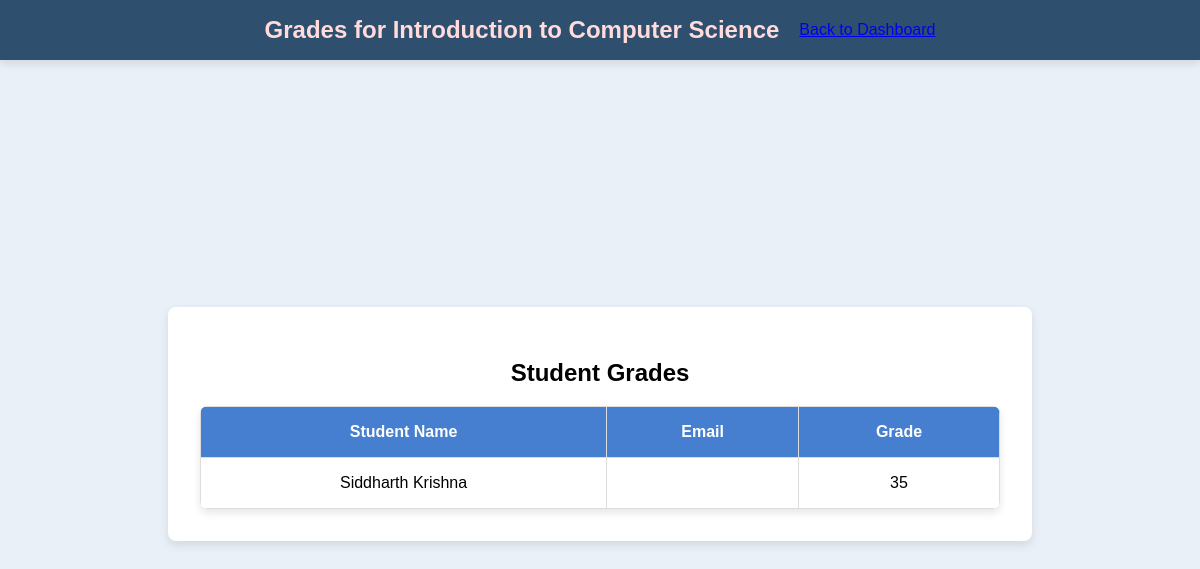
The app's page /teacher/course/1/grades (signed in), older data.
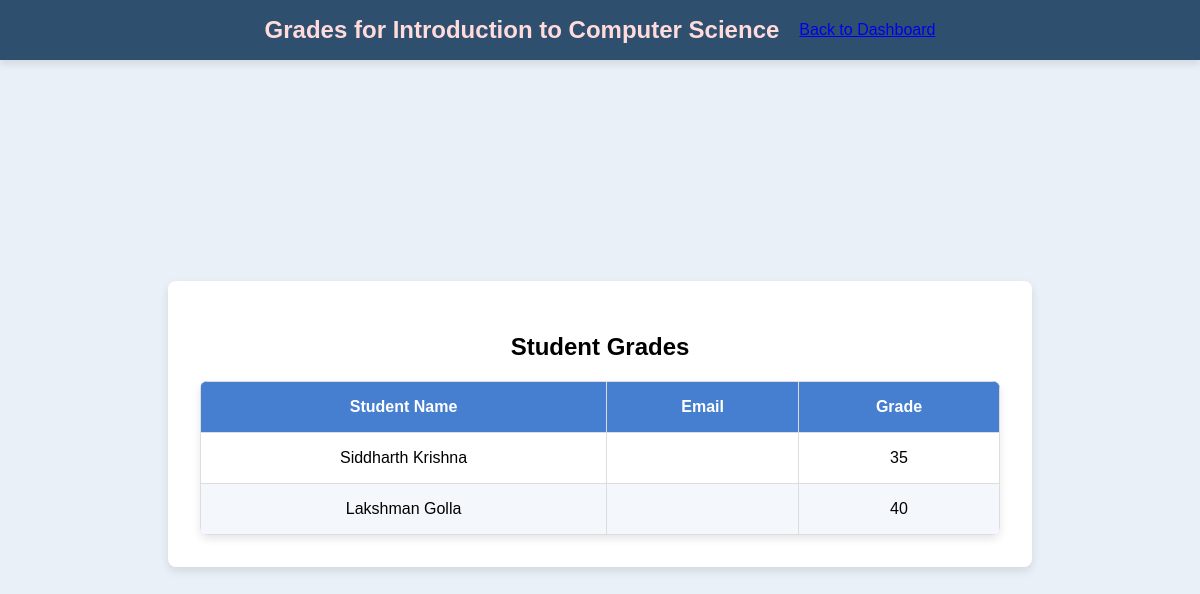
The same page, newer data.
### app.py (models this page shows, shortened)
class Enrollment(db.Model):
    id = db.Column(db.Integer, primary_key=True)
    course_id = db.Column(db.Integer, db.ForeignKey('course.id'))
    user_id = db.Column(db.Integer, db.ForeignKey('user.id'))
    grade = db.Column(db.String(5))
    user = db.relationship('User', backref='enrollments', lazy=True)
    course = db.relationship('Course', backref='enrollments', lazy=True)

class User(UserMixin, db.Model):
    id = db.Column(db.Integer, primary_key=True)
    username = db.Column(db.String(150))
    password = db.Column(db.String(150))
    role = db.Column(db.String(50))

### app.py (the view)
@app.route('/teacher/course/<int:course_id>/grades')
@login_required
def view_grades(course_id):
    if current_user.role != 'teacher':
        flash("Access denied: Only teachers can view grades.", "danger")
        return redirect(url_for('login'))
    course = Course.query.filter_by(id=course_id, teacher_id=current_user.id).first()
    if not course:
        flash("You do not have permission to view grades for this course.", "danger")
        return redirect(url_for('teacher_dashboard'))
    enrollments = Enrollment.query.filter_by(course_id=course.id).all()
    students_with_grades = [
        {
            "student": User.query.get(enrollment.user_id),
            "grade": enrollment.grade  # Assuming the `Enrollment` model has a `grade` column
        }
        for enrollment in enrollments
    ]
    return render_template('grades.html', course=course, students_with_grades=students_with_grades)

### app.py (called while the page is built)
@login_manager.user_loader
def load_user(user_id):
    return User.query.get(int(user_id))

### templates/grades.html (shortened to what this page needs)
<!DOCTYPE html>
<html lang="en">
<head>
    <link rel="stylesheet" href="{{ url_for('static', filename='styles.css') }}">
</head>
<body>
    <div class="header">
        <h1>Grades for {{ course.course_name }}</h1>
        <a href="{{ url_for('teacher_dashboard') }}" class="back-button">Back to Dashboard</a>
    </div>
    <div class="container">
        <h2>Student Grades</h2>
        <table>
            <thead>
                <tr>
                    <th>Student Name</th>
                    <th>Email</th>
                    <th>Grade</th>
                </tr>
            </thead>
            <tbody>
                {% for entry in students_with_grades %}
                <tr>
                    <td>{{ entry.student.username }}</td>
                    <td>{{ entry.student.email }}</td>
                    <td>{{ entry.grade if entry.grade is not none else "Not Graded" }}</td>
                </tr>
                {% endfor %}
            </tbody>
        </table>
    </div>
</body>
</html>

Row changes from the older to the newer data that the page shows:
added Enrollment: student.username "Lakshman Golla", grade "40"
